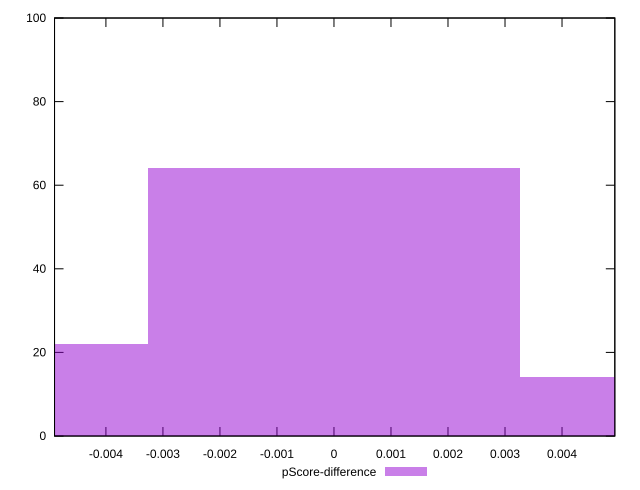

Write gnuplot code to recreate this figure.
reset

$pScoreDifference <<EOF
0 64
-0.0065198925983217275 22
0.0065198925983217275 14
EOF

set key outside below
set boxwidth 0.0065198925983217275
set xrange [-0.004901248970252542:0.004926090772660853]
set yrange [0:100]
set trange [0:100]
set style fill transparent solid 0.5 noborder
set terminal svg size 640, 490 enhanced background rgb 'white'
set output "report_00015_2021-02-09T16-11-33.973Z/first-cpu-idle/samples/pages/pScore-difference/histogram.svg"

plot $pScoreDifference title "pScore-difference" with boxes

reset
